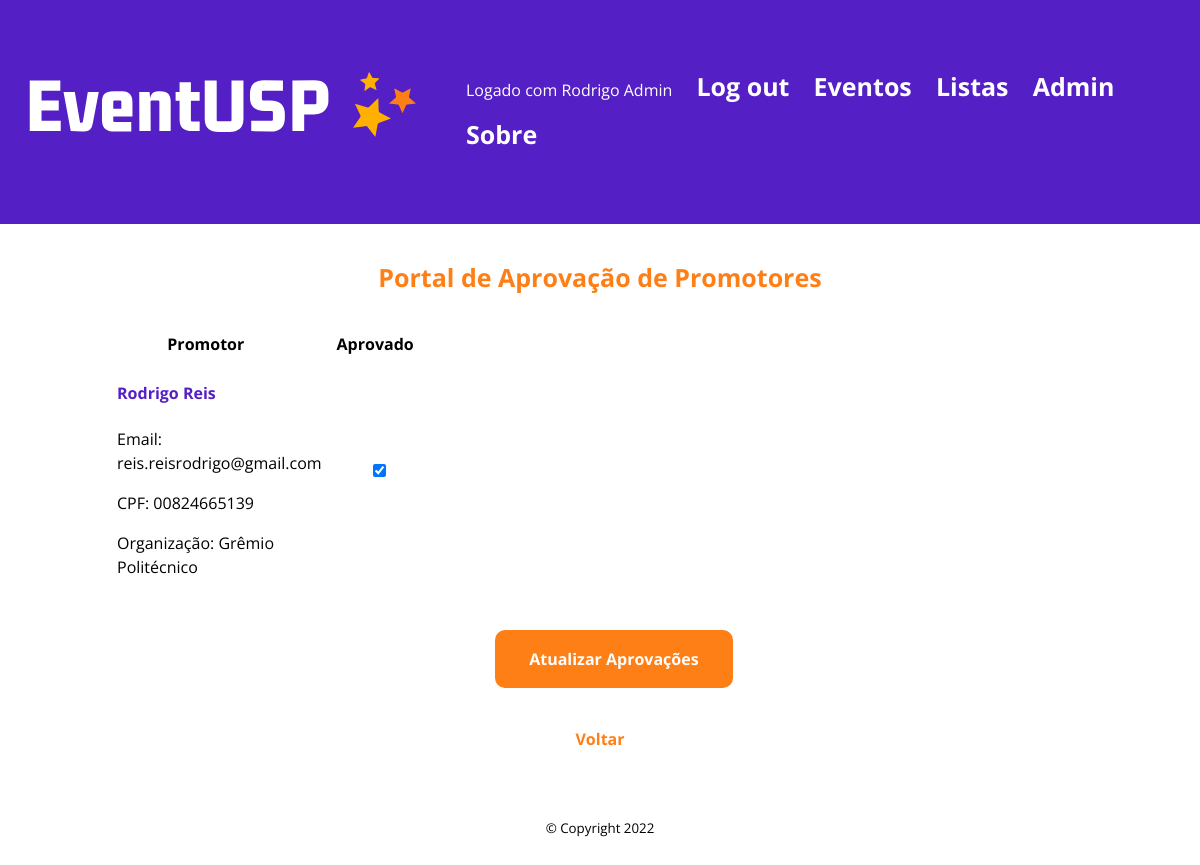
/accounts/admin_approved (signed in), run on an earlier commit of the app's database.
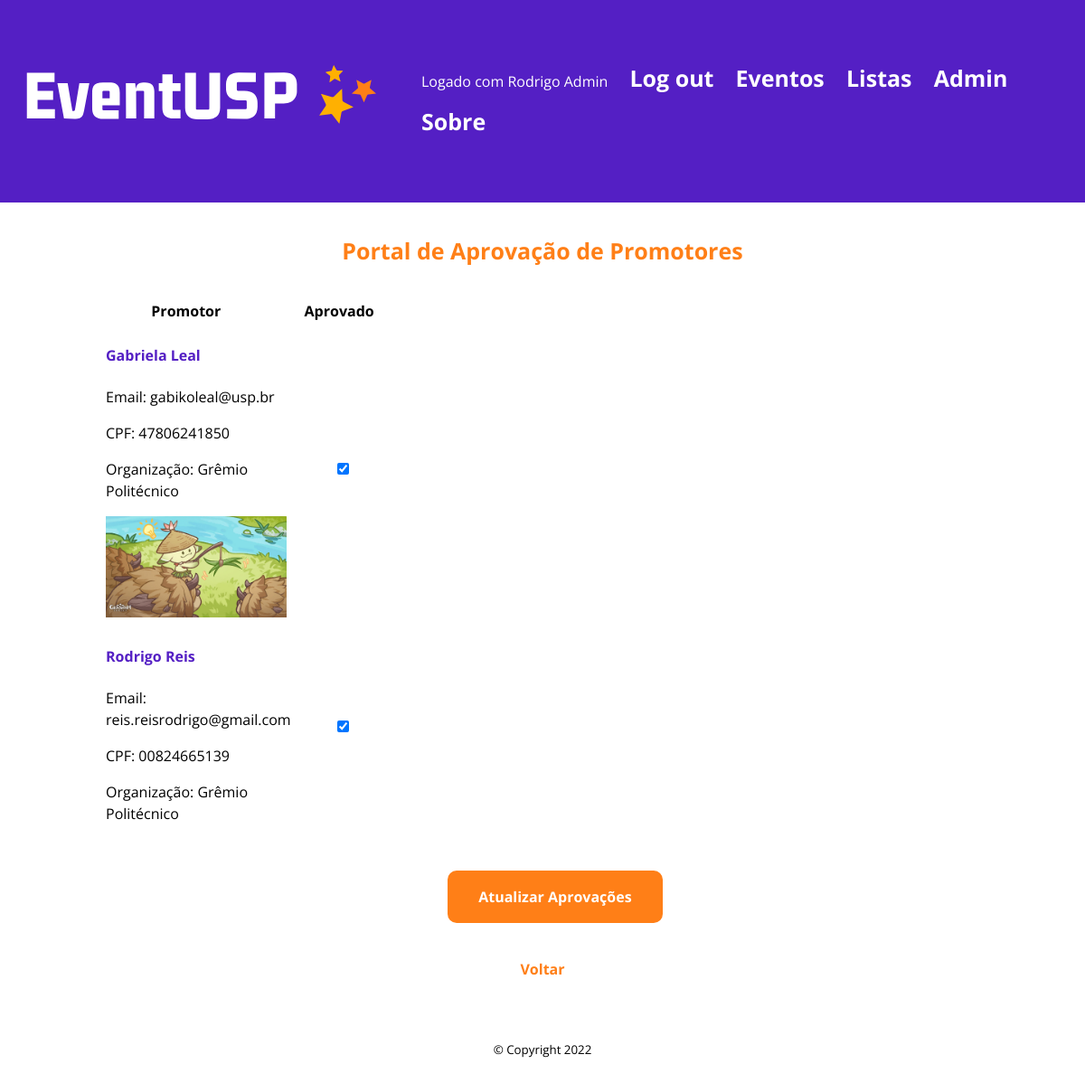
And on a later commit of the database.
### accounts/models.py (models this page shows)
class User(AbstractUser):
    first_name = models.CharField(_("first name"), max_length=150)
    last_name = models.CharField(_("last name"), max_length=150)
    email = models.EmailField(_('email address'), unique=True)
    cpf = models.CharField(_('CPF'), max_length=11, unique=True)

class Promotor(models.Model):
    user = models.OneToOneField(
            User,
            on_delete=models.CASCADE,
            primary_key=True,
        )
    organizacao = models.ForeignKey(
            Organizacao,
            on_delete=models.CASCADE,
        )
    approved = models.BooleanField(default=False)
    request_date = models.DateTimeField(auto_now=True)
    profile_photo = models.ImageField(null=True, blank=True, upload_to="images/")
    def __str__(self):
        return f'{self.user.first_name} {self.user.last_name}'

class Organizacao(models.Model):
    org = models.CharField(max_length=60)
    def __str__(self):
            return f'{self.org}'

### accounts/views.py (the view)
# urls.py: path('admin_approved', views.admin_approved, name='admin_approved'),
@user_passes_test(lambda u: u.is_superuser)
def admin_approved(request):
    promotor_list = Promotor.objects.filter(approved=True).order_by('-request_date')
    if request.method == "POST":
        id_list = request.POST.getlist('boxes')
        for promotor in promotor_list:
            x = promotor.pk
            User.objects.get(pk=int(x)).groups.add(Group.objects.get(name='promotor_pendente'))
            User.objects.get(pk=int(x)).groups.remove(Group.objects.get(name='promotor'))
        promotor_list.update(approved=False)
        for x in id_list:
            Promotor.objects.filter(pk=int(x)).update(approved=True)
            User.objects.get(pk=int(x)).groups.add(Group.objects.get(name='promotor'))
            User.objects.get(pk=int(x)).groups.remove(Group.objects.get(name='promotor_pendente'))
        return HttpResponseRedirect(reverse('admin_approved'))
    else:
        return render(request, 'accounts/admin_approved.html', {"promotor_list":promotor_list})

### accounts/templates/accounts/admin_approved.html (shortened to what this page needs)
{% extends 'base.html' %}
{% block content %}
<h3 style="text-align:center">Portal de Aprovação de Promotores</h3>
<form action="" method=POST>
<table class="table table-striped table-hover table-bordered">
    <thead>
        <tr>
            <th scope="col">Promotor</th>
            <th scope="col">Aprovado</th>
        </tr>
    </thead>
    <tbody>
        {% for promotor in promotor_list %}
            <tr>
                <td>
                    <div class="dropdown">
                        <h4 style="color:#541FC4" class="dropdown-header">{{ promotor }}</h4>
                        <p class="dropdown-item" href="#">Email: {{ promotor.user.email }}</p>
                        <p class="dropdown-item" href="#">CPF: {{ promotor.user.cpf }}</p>
                        <p class="dropdown-item" href="#">Organização: {{ promotor.organizacao }}</p>
                        {% if promotor.profile_photo %}
                        <img src={{promotor.profile_photo.url}} width=200 height=auto alt={{promotor}}>
                        {% endif %}
                    </div>
                </td>
                <td>
                    {% if promotor.approved %}
                    <div class="form-check">
                        <input class="form-check-input" type="checkbox"
                            checked="checked" value = {{promotor.user.id}} name="boxes">
                    </div>
                    {% else %}
                    <div class="form-check">
                        <input class="form-check-input" type="checkbox"
                             value = {{promotor.user.id}} name="boxes">
                    </div>
                    {% endif %}
                </td>
        {% endfor %}
    </tbody>
</table>
<br>
<button style="margin-left: 40%" class="btn btn-secondary" type="submit">Atualizar Aprovações</button>
<p style="padding-top: 15px; text-align:center"><b><a href="{% url 'approvals' %}">Voltar</a></b></p>
</form>
{% endblock content %}

### staticpages/templates/base.html (shortened to what this page needs)
{% load static %}
<!DOCTYPE html>
<html lang="en">
<head>
    <link rel="stylesheet" type="text/css" href="{% static 'style.css' %}">
</head>
<body style="margin:0;">
    <header id="cabecalho-principal">
        <a href="{% url 'index' %}"> <img src="{% static 'logo.svg' %}"> </a>
        <nav id="navegacao-principal">
            <ul>
                {% if user.is_authenticated %}
                    <li style="color:white"> Logado com {{ user.first_name }} {{ user.last_name }} </li>
                    <li><a href="{% url 'logout' %}">Log out</a></li>
                    <li><a href="{% url 'events:index' %}">Eventos</a></li>
                    <li><a href="{% url 'events:lists' %}">Listas</a></li>
                        {% if user.is_superuser %}
                            <li><a href="{% url 'approvals' %}">Admin</a></li>
                        {% endif %}
                {% else %}
                    <li><a href="{% url 'login' %}">Log in</a></li>
                {% endif %}
                <li><a href="{% url 'about' %}">Sobre</a></li>
            </ul>
        </nav>
    </header>
    <main id="conteiner-principal">
        {% block content %}
        {% endblock content %}
    </main>
    <footer id="rodape-principal">
        <p>
            <small>&copy Copyright 2022</small>
        </p>
    </footer>
</body>
</html>

### static/style.css (style rules this page uses)
:root { --primary-color: #000000; --secondary-color: #FF7F17; --tertiary-color: #f44d27; --secondary-color-light: #FFB001; --tertiary-color-light: #ff6d28; --bg-color: #fff; --secondary-bg-color: #bdbdbd; --color-shadow: #a2a2a2; font-family: Inter, sans-serif; font-size: 16px; line-height: 1.5em; }
* { box-sizing: border-box; }
html, body { height: 100%; }
header#cabecalho-principal { margin: 0 auto; width: 100%; padding: 3rem 1rem; background-color: #541FC4; display: flex; justify-content: space-between; align-items: center; }
li a { font-family: "Open Sans", medium; font-size: 25px; color: var(--bg-color); font-weight: bold; text-decoration: none; }
body { font-family: "Open Sans", medium; display: flex; flex-direction: column; }
nav#navegacao-principal li { display: inline-block; padding: 10px; }
main#conteiner-principal { margin: 0 auto; width: 100%; max-width: 1080px; padding: 1rem 1rem; flex-grow: 1; }
footer#rodape-principal { display: flex; flex-direction: column; justify-content: center; align-items: center; padding: 1rem 1rem; }
a { color: var(--secondary-color); text-decoration: none; }
.dropdown { margin-left: 15%; margin-top: 5%; }
input { display: block; width: 100%; max-width: 560px; border: 1px solid var(--secondary-bg-color); border-radius: 5px; margin-bottom: 1rem; padding: 0.4rem 0.8rem; }
button { font-family: "Open Sans", medium; background-color: var(--secondary-color); border: 2px solid var(--secondary-color); color: var(--bg-color); border-radius: 10px; display: inline-block; font-size: medium; font-weight: bold; margin: 0.5rem 0; padding: 1rem 2rem; }
h3 { font-family: "Open Sans", medium; font-size: 25px; font-weight: bolder; color: var(--secondary-color); text-decoration: none; padding-bottom: 15px; }

What changed in the data, as far as the page shows it:
added Promotor: user_id.last_name "Gabriela Leal", user.email "gabikoleal@usp.br", user.cpf "47806241850", organizacao "Grêmio Politécnico", profile_photo (picture)
